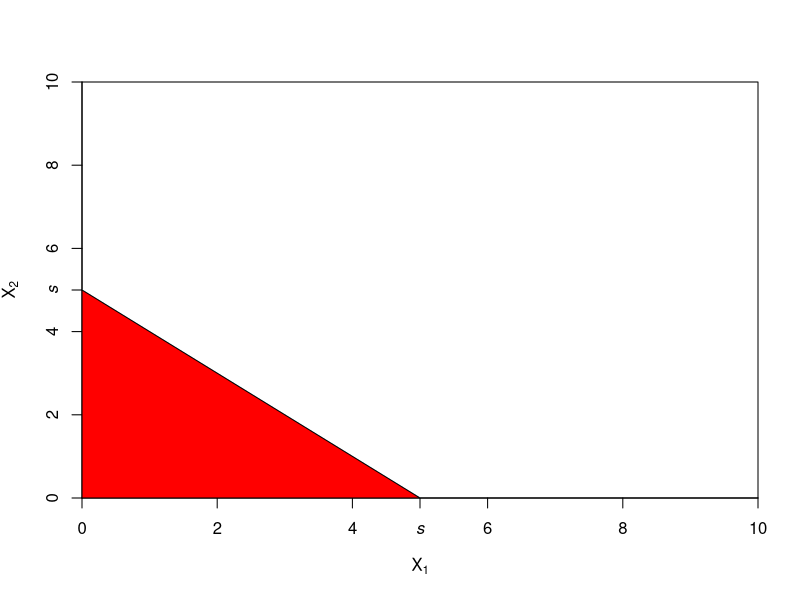
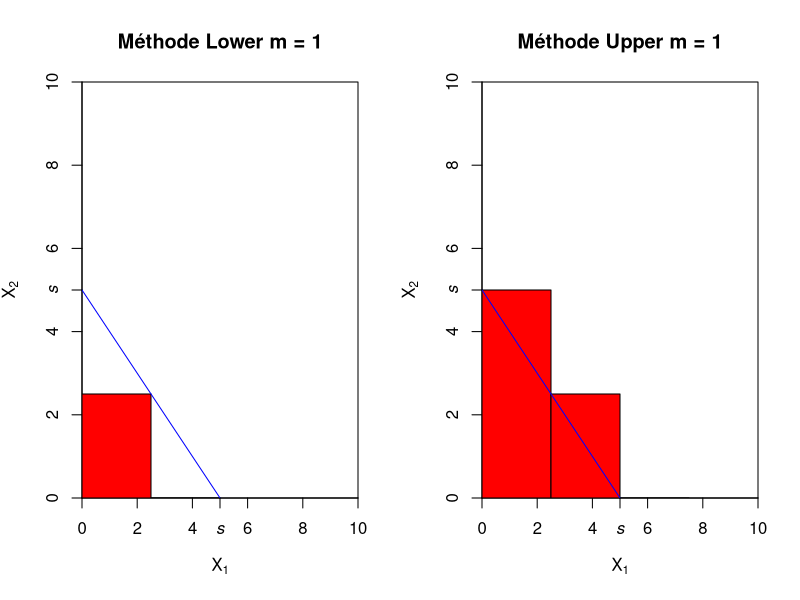
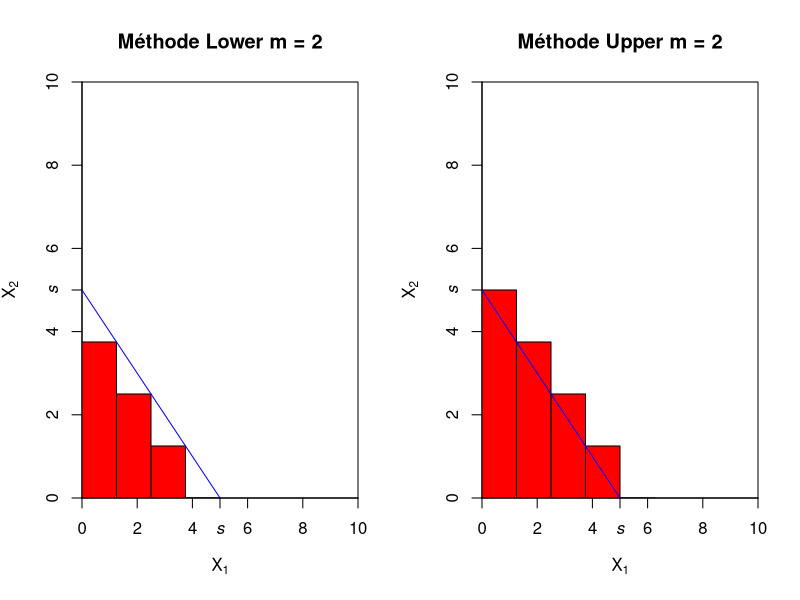
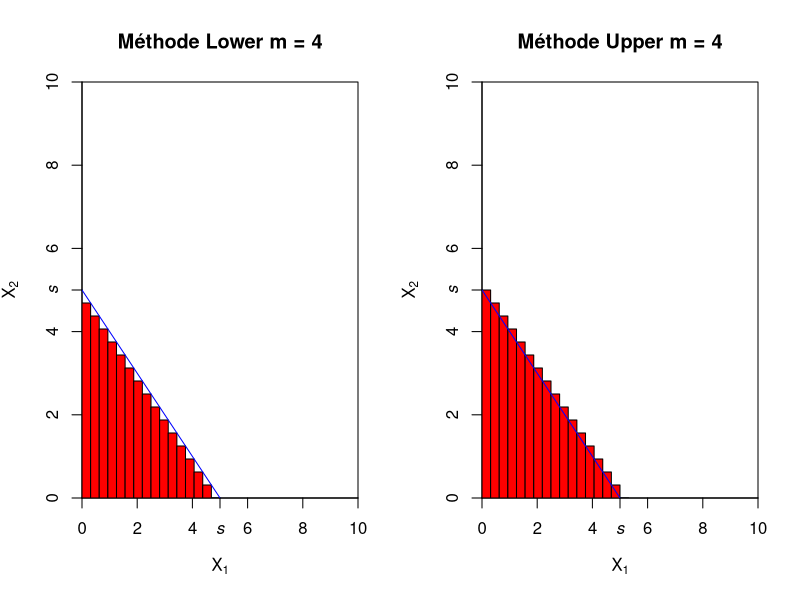
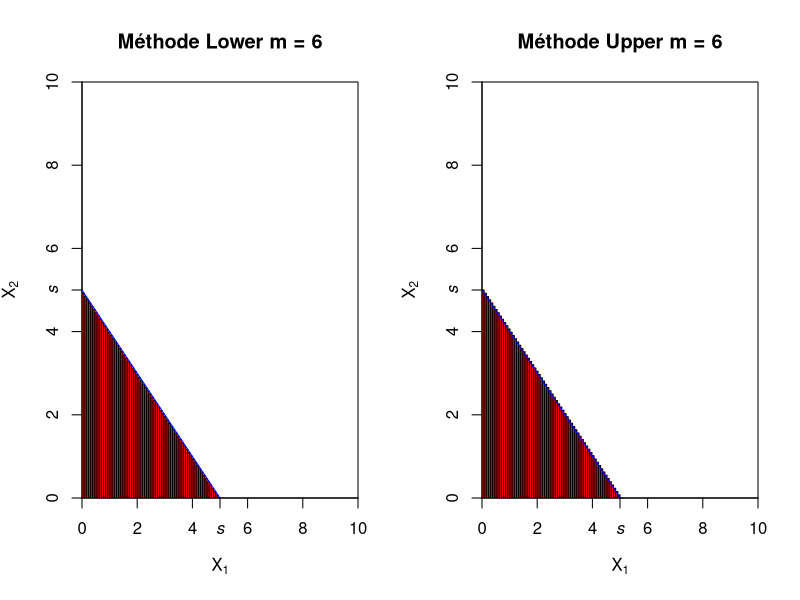

Here is the R script that generated these plots, in order:
## ---- chunk 1
plot(0:10, 0:10, type = "n", xaxs = "i", yaxs = "i", 
     xlab = expression(X[1]), ylab = expression(X[2]))
axis(1, 5, expression(italic(s)))
axis(2, 5, expression(italic(s)))
segments(0, 5, 5, 0, col = "lightblue")
polygon(c(0, 0, 5), c(5, 0, 0), col = "red")
## ---- chunk 2
DessinRectangle <- function(m){
  par(mfrow = c(1, 2))
  
  s <- 5
  pas <- s / 2 ** m
  x.lower <- seq(0, s - pas, by = pas)
  x.upper <- seq(0, s, by = pas)
  
  plot(0:10, 0:10, main = paste("Méthode Lower m =", m), type = "n", xaxs = "i", yaxs = "i", 
       xlab = expression(X[1]), ylab = expression(X[2]))
  axis(1, s, expression(italic(s)))
  axis(2, s, expression(italic(s)))
  
  for(i in x.lower){
    polygon(c(i, i, i + pas, i + pas), c(0, s - i - pas, s - i - pas, 0), col = "red")
  }
  
  segments(0, s, s, 0, col = "blue")
  
  plot(0:10, 0:10, main = paste("Méthode Upper m =", m), type = "n", xaxs = "i", yaxs = "i", 
       xlab = expression(X[1]), ylab = expression(X[2]))
  axis(1, 5, expression(italic(s)))
  axis(2, 5, expression(italic(s)))
  
  for(i in x.upper){
    polygon(c(i, i, i + pas, i + pas), c(0, s - i  ,s - i, 0), col = "red")
  }
  segments(0, s, s, 0, col = "blue")
  
  par(mfrow=c(1, 1))
}

DessinRectangle(1)
DessinRectangle(2)
DessinRectangle(4)
DessinRectangle(6)
## ---- chunk 3
DensiteCopule <- function(u1, u2) {
  u1 + u2 - 1 + ((1 - u1) ** (- 2) + (1 - u2) ** (- 2) - 1) ** (- 1 / 2)
}

Fy1 <- function(y1) {
  1 - (20 / (20 + y1)) ** 3
}

Fy2 <- function(y2) {
  pgamma(y2, shape = 2, rate = 1 / 10)
}

Fy1y2 <- function(y1, y2) {
  DensiteCopule(Fy1(y1), Fy2(y2))
}

CalcuerRepartition <- function(m, s){
  pas <- s / (2 ** m)  
  ylower <- seq(pas, s - pas, by = pas)
  yupper <- seq(pas, s, by = pas)
  a.lower <- sum(sapply(ylower, function(t) Fy1y2(t, s - t) - Fy1y2(t - pas, s - t)))
  a.upper <- sum(sapply(yupper, function(t) Fy1y2(t, s - t + pas) - Fy1y2(t - pas, s - t  + pas)))
  print(paste0("Lower: ", a.lower, ". Upper: ",  a.upper, "."))
}

CalcuerRepartition(1, 60)
CalcuerRepartition(2, 60)
CalcuerRepartition(3, 60)
CalcuerRepartition(4, 60)
CalcuerRepartition(5, 60)
CalcuerRepartition(6, 60)
CalcuerRepartition(10, 60)

